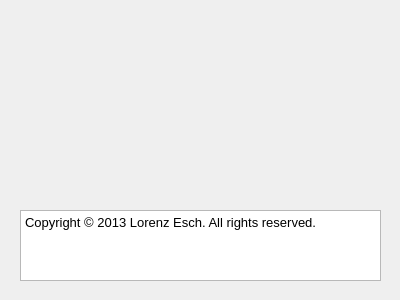
<?xml version="1.0" encoding="UTF-8"?>
<ui version="4.0">
 <class>TMSIAboutWidgetClass</class>
 <widget class="QDialog" name="TMSIAboutWidgetClass">
  <property name="geometry">
   <rect>
    <x>0</x>
    <y>0</y>
    <width>400</width>
    <height>300</height>
   </rect>
  </property>
  <property name="sizePolicy">
   <sizepolicy hsizetype="Fixed" vsizetype="Fixed">
    <horstretch>0</horstretch>
    <verstretch>0</verstretch>
   </sizepolicy>
  </property>
  <property name="minimumSize">
   <size>
    <width>400</width>
    <height>300</height>
   </size>
  </property>
  <property name="maximumSize">
   <size>
    <width>400</width>
    <height>300</height>
   </size>
  </property>
  <property name="windowTitle">
   <string>About TMSI EEG</string>
  </property>
  <widget class="QTextBrowser" name="textBrowser">
   <property name="geometry">
    <rect>
     <x>20</x>
     <y>210</y>
     <width>361</width>
     <height>71</height>
    </rect>
   </property>
   <property name="html">
    <string>&lt;!DOCTYPE HTML PUBLIC &quot;-//W3C//DTD HTML 4.0//EN&quot; &quot;http://www.w3.org/TR/REC-html40/strict.dtd&quot;&gt;
&lt;html&gt;&lt;head&gt;&lt;meta name=&quot;qrichtext&quot; content=&quot;1&quot; /&gt;&lt;style type=&quot;text/css&quot;&gt;
p, li { white-space: pre-wrap; }
&lt;/style&gt;&lt;/head&gt;&lt;body style=&quot; font-family:'Sans'; font-size:10pt; font-weight:400; font-style:normal;&quot;&gt;
&lt;table border=&quot;0&quot; style=&quot;-qt-table-type: root; margin-top:4px; margin-bottom:4px; margin-left:4px; margin-right:4px;&quot;&gt;
&lt;tr&gt;
&lt;td style=&quot;border: none;&quot;&gt;
&lt;p style=&quot; margin-top:0px; margin-bottom:0px; margin-left:0px; margin-right:0px; -qt-block-indent:0; text-indent:0px;&quot;&gt;Copyright © 2013 Lorenz Esch. All rights reserved.&lt;/p&gt;&lt;/td&gt;&lt;/tr&gt;&lt;/table&gt;&lt;/body&gt;&lt;/html&gt;</string>
   </property>
  </widget>
 </widget>
 <layoutdefault spacing="6" margin="11"/>
 <resources/>
 <connections/>
</ui>
